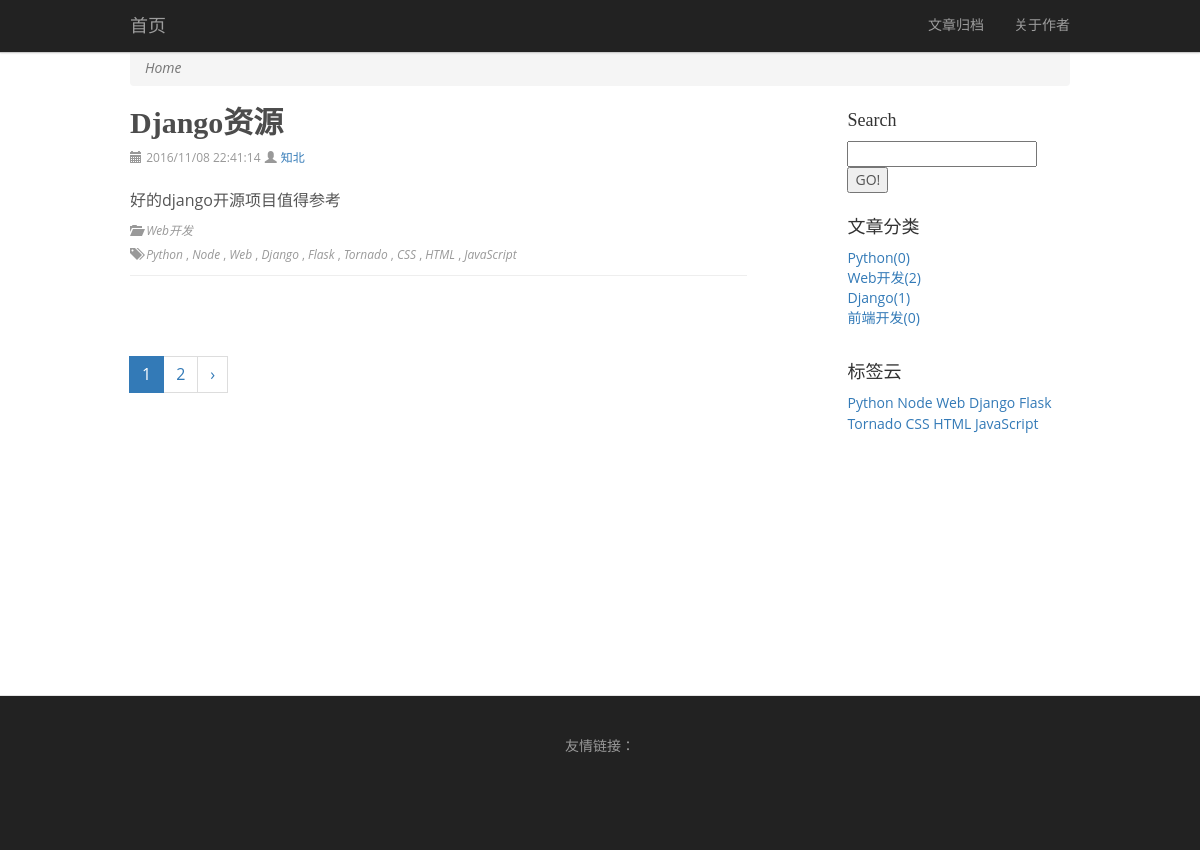
Before: /blog/category/3/ with the older database file.
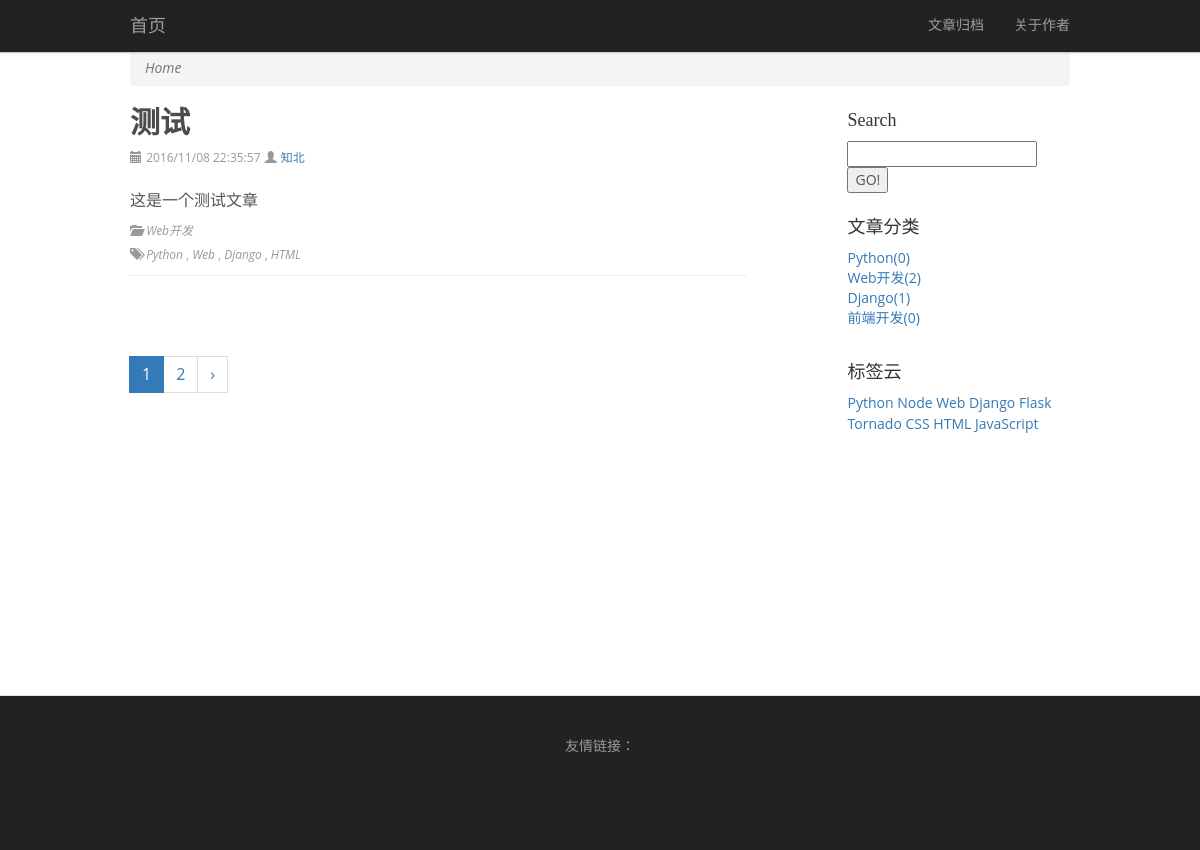
After: the same page with the newer database file.
### SG2016/apps/blog/models.py (models this page shows, shortened)
class Article(models.Model):
    STATUS_CHOICES = (
        ('p', '发布'),
        ('t', '草稿'),
        ('d', '删除'),
    )
    title = models.CharField(verbose_name='标题', max_length=200)
    summary = models.CharField(verbose_name='摘要', max_length=200, blank=True,
                               help_text="可选，若为空将摘取正文的前54个字符。")
    content = models.TextField(verbose_name='正文')
    author = models.ForeignKey(BlogAuthor, verbose_name='作者', on_delete=models.CASCADE)
    status = models.CharField(verbose_name='文章状态', max_length=1, choices=STATUS_CHOICES)
    views = models.PositiveIntegerField(verbose_name='浏览量', default=0)
    create_time = models.DateTimeField(verbose_name='创建时间', auto_now_add=True)
    update_time = models.DateTimeField(verbose_name='修改时间', auto_now=True)
    category = models.ForeignKey('Category', verbose_name='分类', on_delete=models.CASCADE)
    tags = models.ManyToManyField('Tag', verbose_name='标签云', blank=True)
    class Meta:
        ordering = ['-create_time']
        verbose_name = '文章'
        verbose_name_plural = verbose_name
    def get_absolute_url(self):
        return reverse('blog:article_detail', kwargs={'article_id': self.id})

class Category(models.Model):
    name = models.CharField(verbose_name='分类名', max_length=10)
    order = models.IntegerField(verbose_name='排序', default=0)
    description = models.CharField(verbose_name='分类描述', max_length=120,
                                   help_text='分类描述，120字以内', blank=True)
    class Meta:
        ordering = ['order', 'name']
        verbose_name = "分类"
        verbose_name_plural = verbose_name
    def __str__(self):
        return self.name
    def get_article_num(self):
        return Article.objects.filter(category=self, status='p').count()
    def get_absolute_url(self):
        return reverse('blog:get_article_list_by_category', kwargs={'category_id': self.id})

class Tag(models.Model):
    name = models.CharField(verbose_name='标签名', max_length=10)
    order = models.IntegerField(verbose_name='排序', default=0)
    class Meta:
        ordering = ['order', 'name']
        verbose_name = "标签"
        verbose_name_plural = verbose_name
    def get_article_num(self):
        return Article.objects.filter(tags=self, status='p').count()
    def get_absolute_url(self):
        return reverse('blog:get_article_list_by_tag', kwargs={'tag_id': self.id})

### SG2016/apps/account/models.py (models this page shows, shortened)
class BlogAuthor(models.Model):
    GENDER_CHOICES = (
        ('M', '男'), ('F', '女'),
    )
    name = models.CharField(verbose_name='姓名', max_length=10, null=False, blank=False)
    pen_name = models.CharField(verbose_name='笔名', max_length=20, null=False, blank=False)
    birthday = models.DateField(verbose_name='生日', auto_now_add=False, default=datetime.datetime.now)
    gender = models.CharField(verbose_name='性别', max_length=2, default='M', choices=GENDER_CHOICES)
    introduce = models.TextField(verbose_name='个人简介', default=' ... ', null=True)
    avatar = models.ImageField(verbose_name='肖像', upload_to='avatars', null=True, blank=False)
    email = models.EmailField(verbose_name='邮箱', max_length=64, default='888888@qq.com')
    qq = models.CharField(verbose_name='QQ', max_length=64,)
    weibo = models.CharField(verbose_name='微博', max_length=255, default='http://weibo.com', null=True)
    github = models.CharField(verbose_name='GitHub', max_length=255, default='https://github.com', null=True)
    class Meta:
        verbose_name = '博客作者'
        verbose_name_plural = verbose_name
    def get_absolute_url(self):
        return reverse('account:about_author')

### SG2016/apps/blog/views.py (the view)
# urls.py: url(r'^category/(?P<category_id>\d+)/$', CategoryArticleListView.as_view(), name='get_article_list_by_category'),
class CategoryArticleListView(ListView):
    template_name = 'blog/article_list.html'
    context_object_name = 'article_list'
    def get_queryset(self):
        article_list_temp = Article.objects.filter(status='p', category_id=self.kwargs['category_id'])
        article_list = article_paginator(self.request, article_list_temp)
        return article_list

### SG2016/apps/blog/templatetags/blog_extras.py (called while the page is built)
@register.inclusion_tag('blog/category_list.html', takes_context=True)
def get_categories(context):
    categories = Category.objects.all()
    return {'categories': categories}

@register.inclusion_tag('blog/tag_cloud.html', takes_context=True)
def get_tags(context):
    tags = Tag.objects.all().all()
    return {'tags': tags}

### SG2016/apps/blog/utils.py (called while the page is built)
def article_paginator(request, article_list):
    paginator = Paginator(article_list, 1)  # 产生一个分页器（每页两条数据）
    try:
        page = int(request.GET.get('page', 1))
        article_list = paginator.page(page)
    except (InvalidPage, EmptyPage, PageNotAnInteger):
        article_list = paginator.page(1)   # 若发生异常，则返回第一页数据
    return article_list

### SG2016/apps/blog/templates/blog/article_list.html
{% extends "blog/base.html" %}
{% load django_markdown %}
{% block breadcrumb_nav %}
<div class="scp-breadcrumb">
    <ul class="breadcrumb">
        <li class="active"><i>Home</i></li>
    </ul>
</div>
{% endblock breadcrumb_nav %}
{% block main %}
{% for article in article_list %}
    {% include "blog/article_info.html" with article=article %}
{% endfor %}
{% include "blog/article_pagination.html" with is_query_result=False page=article_list %}
{% endblock main %}

### SG2016/apps/blog/templates/blog/article_info.html
{% load staticfiles %}
{% load django_markdown %}
{% block custom_styles %}
    <link href="{% static 'css/django_markdown_preview.css' %}" rel="stylesheet">
{% endblock %}
<div class="blog-post">
    <h2 class="blog-post-title">
        <a href="{{ article.get_absolute_url }}">{{ article.title }}</a>
    </h2>
    <p class="blog-post-meta">
        <span class="glyphicon glyphicon-calendar icon"></span>
        <span class="icon-text">{{ article.create_time | date:"Y/m/d H:i:s" }}</span>
        <span class="glyphicon glyphicon-user icon"></span>
        <span class="icon-text">
            <a href="{{ article.author.get_absolute_url }}">
              <span>{{ article.author.pen_name }}</span>
            </a>
      </span>
    </p>
    <p>
        {{ article.summary | markdown | safe }}
    </p>
    <p class="blog-post-meta">
        <span class="glyphicon glyphicon-folder-open icon"></span>
        <span class="icon-text">
          <a class="tag-hover" href="{{ article.category.get_absolute_url }}">
              <i>{{ article.category }}</i>
          </a>
        </span>
        <br>
        <span class="glyphicon glyphicon-tags icon"></span>
        <span class="icon-text">
        {% for tag in article.tags.all %}
            <a class="tag-hover" href="{{ tag.get_absolute_url }}">
                <i>{{ tag.name }}</i>
            </a>
            {% if not forloop.last %},{% endif %}
        {% endfor %}
      </span>
    </p>
    <hr class="line">
</div>

### SG2016/apps/blog/templates/blog/category_list.html
<p>
    {% for category in categories %}
        <li>
            <a href="{{ category.get_absolute_url }}">
                {{ category.name }}({{ category.get_article_num }})
            </a>
        </li>
    {% endfor %}
</p>

### SG2016/apps/blog/templates/blog/tag_cloud.html
{% load staticfiles %}
<link href="{% static 'css/tag_cloud.css' %}" rel="stylesheet" >
{% for tag in tags %}
  <a href="{{ tag.get_absolute_url }}" title="{{ tag.get_article_num }}篇文章" >
      {{ tag.name }}
  </a>
{% endfor %}

Changed rows visible on the page:
no longer on this page (row edited): Article: title "Django资源", create_time "2016/11/08 22:41:14", author.pen_name "知北", summary "好的django开源项目值得参考", category "Web开发", Tag (name "Python"), Tag (name "Node"), Tag (name "Web"), Tag (name "Django"), Tag (name "Flask"), Tag (name "Tornado"), Tag (name "CSS"), Tag (name "HTML"), Tag (name "JavaScript")
now on this page (row edited): Article: title "测试", create_time "2016/11/08 22:35:57", author.pen_name "知北", summary "这是一个测试文章", category "Web开发", Tag (name "Python"), Tag (name "Web"), Tag (name "Django"), Tag (name "HTML")
